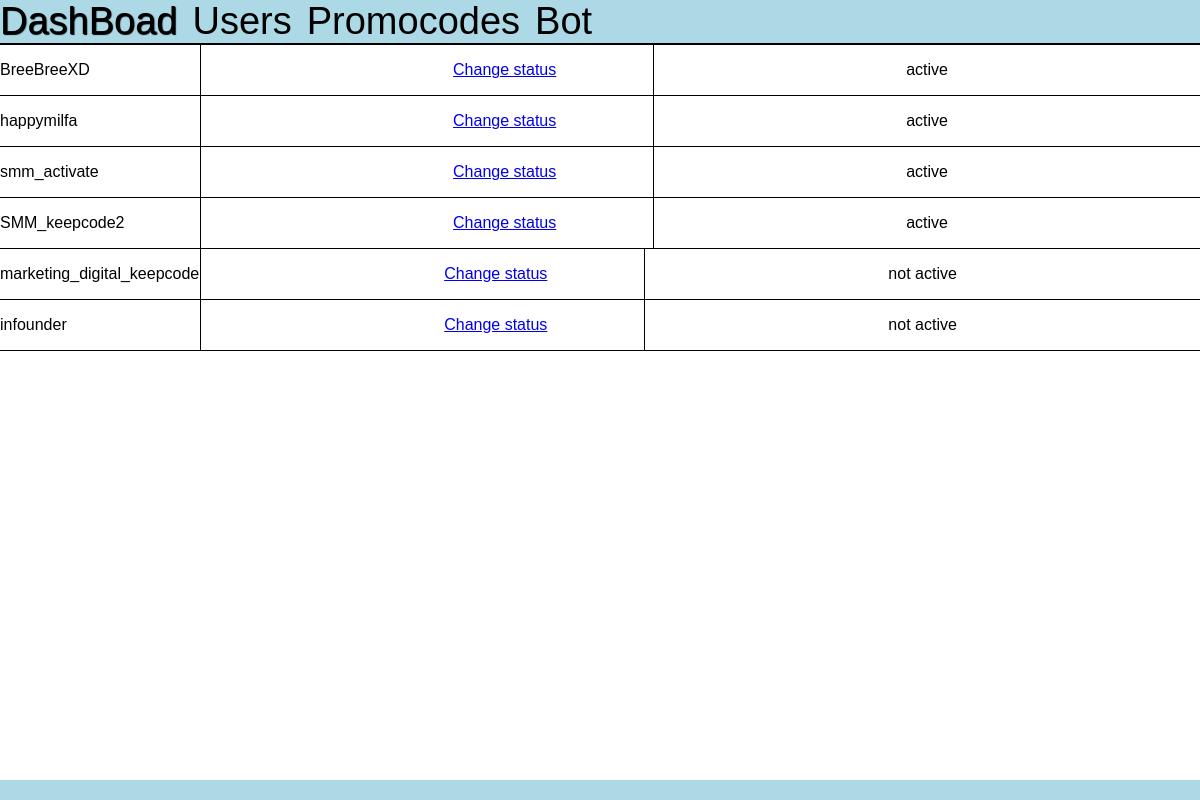
Screenshot of /admin/users with the database file from the repository.
### application/models.py (models this page shows)
class User(Base):
    __tablename__ = "users"
    id : Column = Column(Integer, primary_key=True, index=True)
    username : Column = Column(String(50), unique=True)
    promocode : Column = Column(Boolean, default=False)

### application/app_routes/admin/admin.py (the view)
@router.get("/users")
async def admin_panel_users(request : Request):
    users = get_users()
    print(users)
    return template.TemplateResponse(
        "admin/users/users.html",
        context={
            "request" : request,
            "users" : users,
            }
        )

### application/crud.py (called while the page is built)
def get_users(db : Session = SessionLocal()):
    users = db.query(User).all()
    if users is not None:
        return users
    else:
        return False

### application/templates/admin/users/users.html (shortened to what this page needs)
{% extends 'layout.html' %}
{% block content %}
<div class="users-list">
    {% for user in users  %}
        {% include "components/user.html" %}
    {% endfor %}
</div>
{% endblock content %}

### application/templates/layout.html (shortened to what this page needs)
<html lang="en">
<head>
    <link rel="stylesheet" href="{{ url_for('static', path="css/style.css")}}">
</head>
<body>
    <article>
        {% include "components/header.html" %}
        <main>
            {% block content %}
            {% endblock content %}
        </main>
        {% include "components/footer.html" %}
    </article>
</body>
</html>

### application/templates/components/header.html
<header>
    <div class="header-item">
        <span class="header-text"><a class="header-link" href="{{url_for("admin")}}">DashBoad</a> </span>
    </div>
    <div class="header-item">
        <span class="header-text"><a class="header-link" href="{{url_for("users")}}">Users</a></span>
    </div>
    <div class="header-item">
        <span class="header-text"><a class="header-link" href="{{url_for("promocodes")}}">Promocodes</a></span>
    </div>
    <div class="header-item">
        <span class="header-text"><a class="header-link" href="{{url_for("bot")}}">Bot</a></span>
    </div>
</header>

### application/templates/components/user.html
<div class="user-item">
    <div class="user-name">
        <p>{{ user.username }}</p>
    </div>
    <div class="user-status">
        <p><a href="{{ url_for('change_status', user_id=user.id)}}">Change status </a></p>
    </div>
    {% if user.promocode %}
    <div>
        <p>active</p>
    </div>
    {% else %}
    <div>
        <p>not active</p>
    </div>
    {% endif %}
</div>

### application/templates/components/footer.html
<footer></footer>

### application/static/css/style.css (style rules this page uses)
body { padding: 0; margin: 0; font-family: Arial, Helvetica, sans-serif; }
article { height: 100%; display: grid; grid-template-rows: auto 1fr auto; }
header { background-color: lightblue; display: grid; grid-auto-flow: column; justify-content: left; gap: 15px; font-size: 38; }
.header-link { text-decoration: none; color: black }
footer { height: 20px; background-color: lightblue; }
.users-list { display: grid; grid-auto-flow: row; border-bottom: 1px solid black; border-top: 1px solid black; max-height: 90vh; overflow-y: scroll; }
.user-item { border-top: 1px solid black; display: inline-grid; grid-auto-flow: column; justify-content: stretch; align-items: center; }
.user-name { border-right: 1px solid black; width : 200px; }
.user-status { border-right: 1px solid black; width : 200px; }

### rows the page displays
User: username "BreeBreeXD", promocode "active"
User: username "happymilfa", promocode "active"
User: username "smm_activate", promocode "active"
User: username "SMM_keepcode2", promocode "active"
User: username "marketing_digital_keepcode", promocode "not active"
User: username "infounder", promocode "not active"
